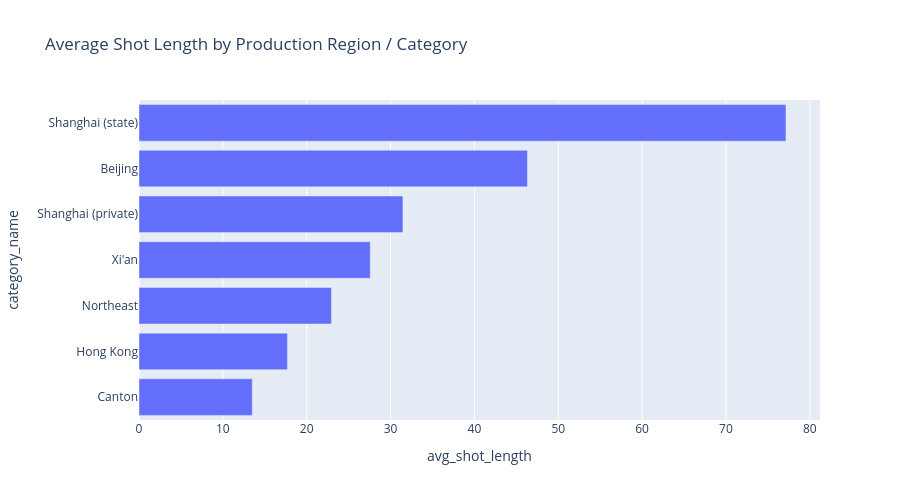

Notebook cell for this chart:
### Markdown cell above
## 3. Average Shot Length by Production Region / Category

### Code cell
category_expanded = explode_list_column(film_level, "category", "category_name")
category_summary = summarize_group(category_expanded, "category_name")
display(category_summary)
fig_category = show_bar(
    category_summary.sort_values("avg_shot_length", ascending=True),
    x="avg_shot_length",
    y="category_name",
    title="Average Shot Length by Production Region / Category",
    orientation="h",
    height=max(500, len(category_summary) * 32),
)

### Figure 1 — Plotly figure (JSON) as saved in the notebook; plotly's stock layout.template omitted (floating-point values rounded to 4 significant figures)
{"data": [{"customdata": [[15.0, 7488.0, 10.64], [4.0, 1374.0, 18.02], [135.0, 59820.0, 14.0], [17.0, 7708.0, 25.04], [8.0, 4095.0, 11.8], [139.0, 61060.0, 13.04], [140.0, 53420.0, 15.63]], "hovertemplate": "avg_shot_length=%{x}<br>category_name=%{y}<br>film_count=%{customdata[0]}<br>total_shots=%{customdata[1]}<br>median_film_avg=%{customdata[2]}<extra></extra>", "legendgroup": "", "marker": {"color": "#636efa", "pattern": {"shape": ""}}, "name": "", "orientation": "h", "showlegend": false, "textposition": "auto", "type": "bar", "x": [13.51, 17.71, 22.95, 27.58, 31.48, 46.33, 77.15], "xaxis": "x", "y": ["Canton", "Hong Kong", "Northeast", "Xi'an", "Shanghai (private)", "Beijing", "Shanghai (state)"], "yaxis": "y"}], "layout": {"barmode": "relative", "height": 500, "legend": {"tracegroupgap": 0}, "title": {"text": "Average Shot Length by Production Region / Category"}, "xaxis": {"anchor": "y", "domain": [0, 1], "title": {"text": "avg_shot_length"}}, "yaxis": {"anchor": "x", "domain": [0, 1], "title": {"text": "category_name"}}}}
